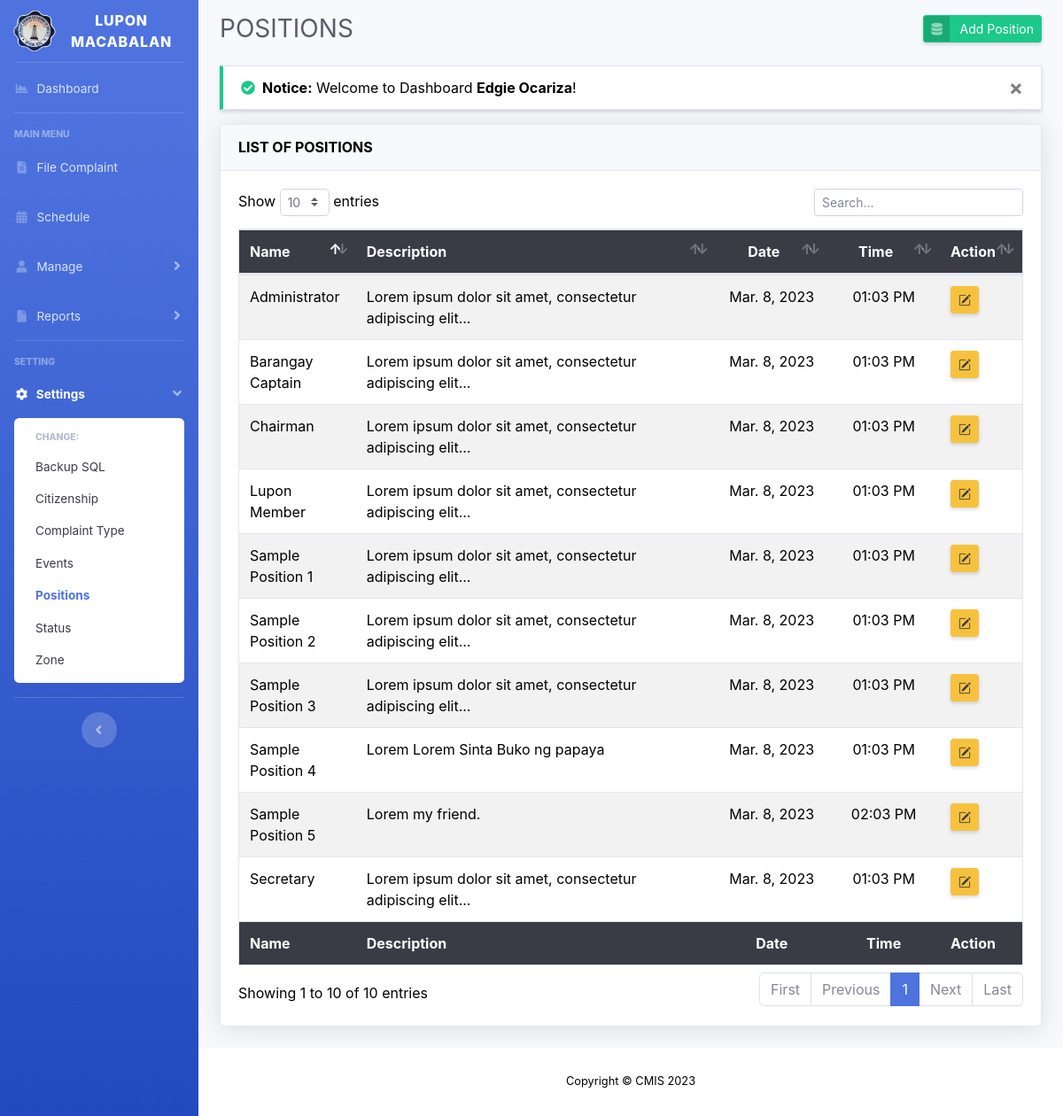
The app's page /positions.php (signed in), older data.
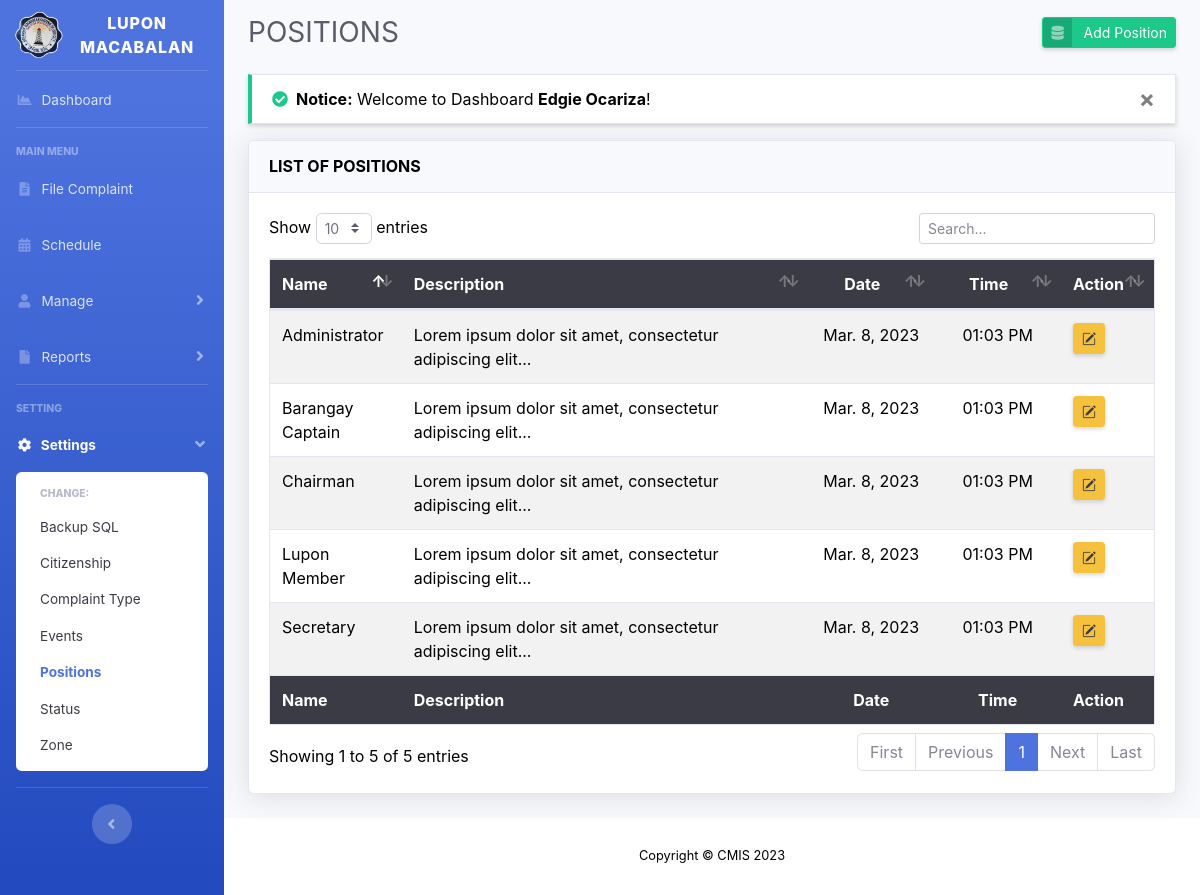
The same page, newer data.
### tables this page shows
CREATE TABLE `tbl_positions` (
  `pos_id` int(11) unsigned NOT NULL AUTO_INCREMENT,
  `pos_name` varchar(50) DEFAULT NULL,
  `pos_description` text NOT NULL,
  `pos_regdatetime` timestamp NOT NULL DEFAULT current_timestamp(),
  PRIMARY KEY (`pos_id`)
);

### positions.php (the view, shortened to what this page needs)
<?php
include 'layouts/header.php';
include 'config/connection.php';
$positions = $connection->query("SELECT * FROM tbl_positions");
?>
<div id="content">
	<div class="container-fluid">
		<div class="d-sm-flex align-items-center justify-content-between mb-4">
			<h1 class="h3 mb-0 text-gray-800">POSITIONS</h1>
			<a href="#" class="d-none d-sm-inline-block btn btn-sm btn-success btn-icon-split shadow-sm" data-toggle="modal" data-target="#addPositionModal">
				<span class="icon text-white-50">
					<i class="fas fa-database"></i>
				</span>
				<span class="text">Add Position</span>
			</a>
		</div>
		<?php include 'config/message.php'; ?>
		<div class="card shadow mb-4">
			<div class="card-header py-3">
              	<h6 class="m-0 font-weight-bold">LIST OF POSITIONS</h6>
            </div>
            <div class="card-body">
            	<div class="table-responsive">
            		<table class="table table-striped border text-dark" id="table_asc" width="100%">
            			<thead class="bg-gray-900 text-white">
            				<tr>
								<th style="width: 15%">Name</th>
								<th style="width: 50%">Description</th>
								<th class="text-center" style="width: 15%" data-toggle="tooltip" title="Date Added">Date</th>
								<th class="text-center" style="width: 15%" data-toggle="tooltip" title="Time Added">Time</th>
								<th style="width: 5%">Action</th>
            				</tr>
            			</thead>
            			<tbody>
            				<?php
							if ($positions->num_rows > 0) {
								while ($row = $positions->fetch_assoc()) {
									?>
									<tr>
										<td><?= $row['pos_name'] ?></td>
										<td><?php if(strlen($row['pos_description']) >= 55): echo substr($row['pos_description'], 0, 55) . '...'; else: echo $row['pos_description']; endif; ?></td>
										<td class="text-center"><?= date('M. j, Y', strtotime($row['pos_regdatetime'])) ?></td>
										<td class="text-center"><?= date('h:m A', strtotime($row['pos_regdatetime'])) ?></td>
										<td><a href="" class="btn btn-warning btn-sm shadow-sm" data-toggle="modal" data-target="#editPositionModal<?= $row['pos_id'] ?>" data-toggle="tooltip" title="Edit"><i class="bi bi-pencil-square text-gray-900"></i></a></td>
									</tr>
									<?php
								}
							}
							?>
            			</tbody>
            			<tfoot class="bg-gray-900 text-white">
            				<tr>
								<th style="width: 15%">Name</th>
								<th style="width: 50%">Description</th>
								<th class="text-center" style="width: 15%" data-toggle="tooltip" title="Date Added">Date</th>
								<th class="text-center" style="width: 15%" data-toggle="tooltip" title="Time Added">Time</th>
								<th style="width: 5%">Action</th>
            				</tr>
            			</tfoot>
            		</table>
            	</div>
            </div>
		</div>
	</div>
</div>
<?php
include 'layouts/footer.php';
?>

Row changes from the older to the newer data that the page shows:
removed tbl_positions: pos_name "Sample Position 1", pos_description "Lorem ipsum dolor sit amet, consectetur adipiscing elit", pos_regdatetime "Mar. 8, 2023", pos_regdatetime "01:03 PM"
removed tbl_positions: pos_name "Sample Position 2", pos_description "Lorem ipsum dolor sit amet, consectetur adipiscing elit", pos_regdatetime "Mar. 8, 2023", pos_regdatetime "01:03 PM"
removed tbl_positions: pos_name "Sample Position 3", pos_description "Lorem ipsum dolor sit amet, consectetur adipiscing elit", pos_regdatetime "Mar. 8, 2023", pos_regdatetime "01:03 PM"
removed tbl_positions: pos_name "Sample Position 4", pos_description "Lorem Lorem Sinta Buko ng papaya", pos_regdatetime "Mar. 8, 2023", pos_regdatetime "01:03 PM"
removed tbl_positions: pos_name "Sample Position 5", pos_description "Lorem my friend.", pos_regdatetime "Mar. 8, 2023", pos_regdatetime "02:03 PM"
Text that changed along with them:
text written by a page script: "Show entries Showing 1 to 10 of 10 entries First Previous 1 Next Last" → "Show entries Showing 1 to 5 of 5 entries First Previous 1 Next Last"
